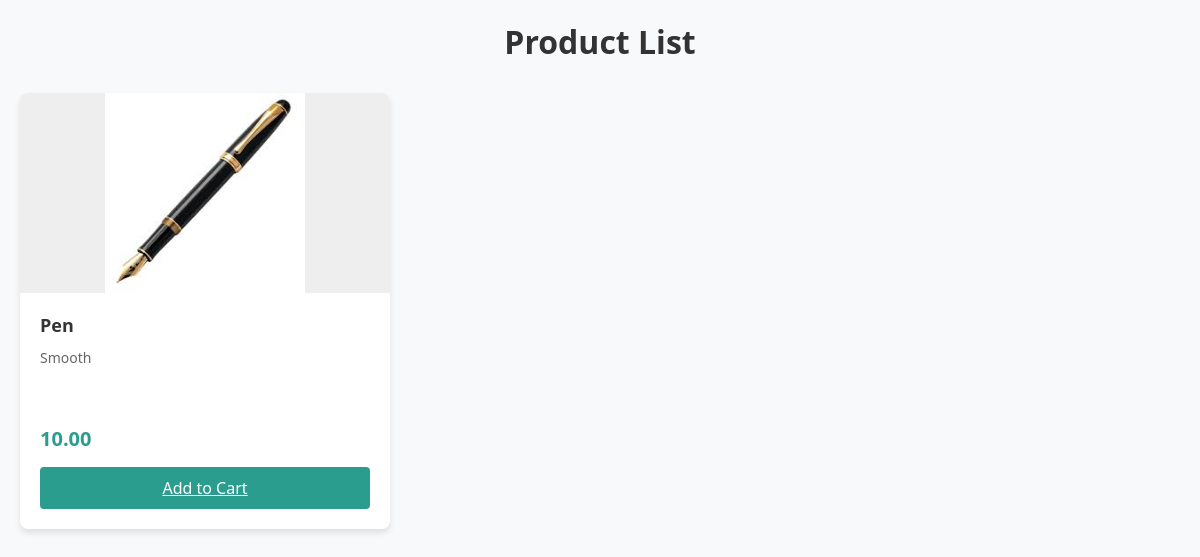
Screenshot of /flat_occupant_product_list/ with the database file from the repository.
### app/models.py (models this page shows, shortened)
class SupermarketProduct(models.Model):
    supermarket = models.ForeignKey(Supermarket, on_delete=models.CASCADE, related_name='products')
    category = models.ForeignKey(ProductCategory, on_delete=models.SET_NULL, null=True)
    name = models.CharField(max_length=100)
    description = models.TextField(blank=True)
    price = models.DecimalField(max_digits=8, decimal_places=2)
    stock = models.PositiveIntegerField()
    image = models.ImageField(upload_to='supermarket_products/', blank=True)
    is_available = models.BooleanField(default=True)
    created_at = models.DateTimeField(auto_now_add=True)
    updated_at = models.DateTimeField(auto_now=True)

### app/views.py (the view)
# urls.py: path('flat_occupant_product_list/', views.flat_occupant_product_list, name='flat_occupant_product_list'),
def flat_occupant_product_list(request):
    product = SupermarketProduct.objects.all()
    context = {
        'product': product,
    }
    return render(request, 'flat_occupant_product_list.html', context)

### app/templates/flat_occupant_product_list.html (shortened to what this page needs)
<!DOCTYPE html>
<html lang="en">
<head>
</head>
<body>
    <div class="container">
        <h1>Product List</h1>
        <div class="product-grid">
            {% for product in product %}
                <div class="product-card">
                    <div class="product-image">
                        {% if product.image %}
                            <img src="{{ product.image.url }}" alt="{{ product.name }}">
                        {% else %}
                            <div class="product-image-placeholder">📷</div>
                        {% endif %}
                    </div>
                    <div class="product-info">
                        <h3 class="product-name">{{ product.name }}</h3>
                        <p class="product-description">{{ product.description }}</p>
                        {% if product.is_available %}
                            <span class="product-price">{{ product.price }}</span>
                            <a href="/flat_occupant_add_to_cart/product/{{ product.id }}/" class="btn btn-add">
                                Add to Cart
                            </a>
                        {% else %}
                            <span class="product-price">&nbsp;</span>
                            <button class="btn out-of-stock">Out of Stock</button>
                        {% endif %}
                    </div>
                </div>
            {% endfor %}
        </div>
    </div>
</body>
</html>

### app/templates/flat_occupant_product_list.html (style rules this page uses)
* { margin: 0; padding: 0; box-sizing: border-box; font-family: 'Segoe UI', Tahoma, Geneva, Verdana, sans-serif; }
body { background-color: #f8f9fa; padding: 20px; }
.container { max-width: 1200px; margin: 0 auto; }
h1 { text-align: center; margin-bottom: 30px; color: #333; }
.product-grid { display: grid; grid-template-columns: repeat(auto-fill, minmax(280px, 1fr)); gap: 25px; }
.product-card { background-color: white; border-radius: 8px; box-shadow: 0 4px 6px rgba(0,0,0,0.1); overflow: hidden; transition: transform 0.3s ease; }
.product-image { width: 100%; height: 200px; background-color: #eee; display: flex; align-items: center; justify-content: center; }
.product-image img { max-width: 100%; max-height: 100%; object-fit: cover; }
.product-info { padding: 20px; }
.product-name { font-size: 18px; font-weight: 600; margin-bottom: 10px; color: #333; }
.product-description { font-size: 14px; color: #666; margin-bottom: 15px; line-height: 1.5; height: 63px; overflow: hidden; }
.product-price { font-size: 20px; font-weight: 600; color: #2a9d8f; margin-bottom: 15px; display: block; }
.btn { display: inline-block; padding: 10px 15px; border-radius: 4px; font-weight: 500; text-align: center; cursor: pointer; border: none; width: 100%; font-size: 16px; }
.btn-add { background-color: #2a9d8f; color: white; transition: background-color 0.3s ease; }

### rows the page displays
SupermarketProduct: image (picture), name "Pen", description "Smooth", price "10.00"
